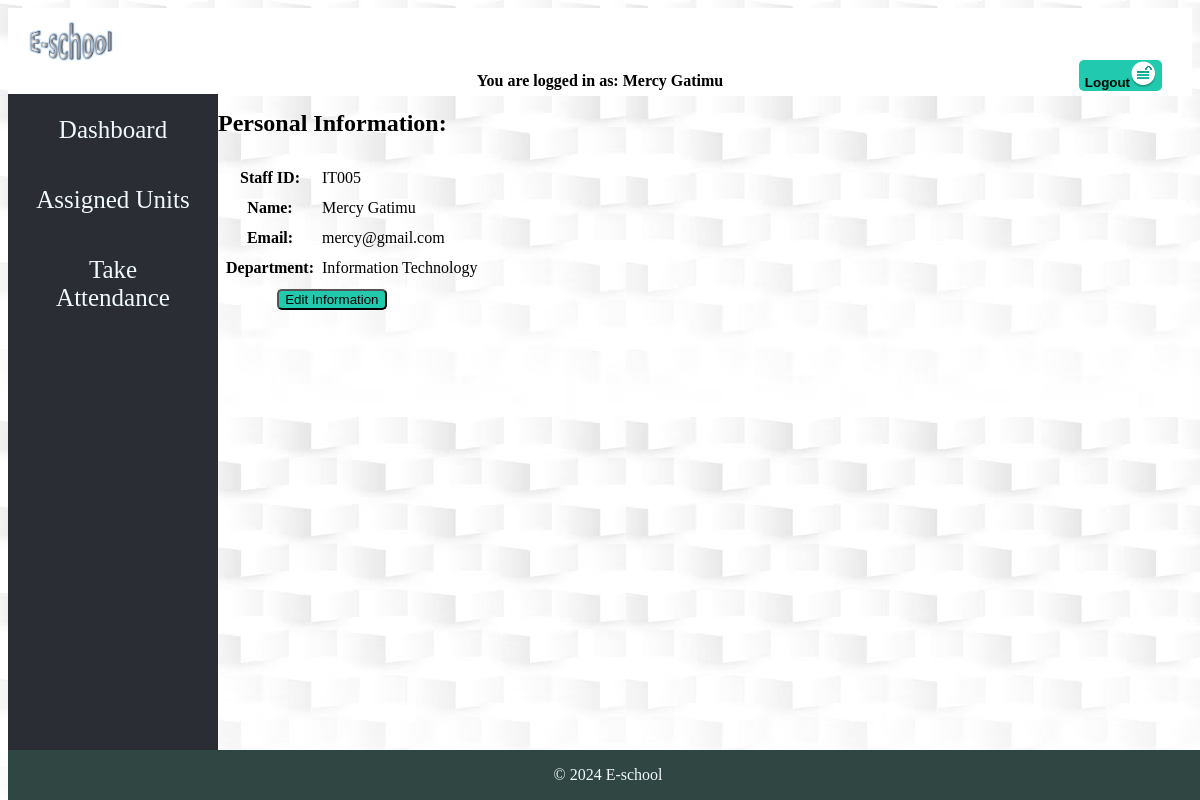
/lecturers/profile/ (signed in), run on the app's committed database.
### mysite/models.py (models this page shows, shortened)
class LecturerProfile(models.Model):
    user = models.OneToOneField(User, on_delete=models.CASCADE)
    department = models.ForeignKey(Department, on_delete=models.CASCADE)
    name = models.CharField(max_length=50)
    staff_id = models.CharField(max_length=30, unique=True)
    email = models.EmailField(unique=True)

class Department(models.Model):
    name = models.CharField(max_length=100)
    code = models.CharField(max_length=20, unique=True)
    def __str__(self):
        return self.name

### mysite/views.py (the view)
# urls.py: path('lecturers/profile/', views.lecturer_profile,
def lecturer_profile(request):
    if request.user.is_authenticated:
        try:
            lecturer_profile = LecturerProfile.objects.get(user=request.user)
        except LecturerProfile.DoesNotExist:
            lecturer_profile = None
        return render(request, 'lecturer_profile.html', {'lecturer_profile': lecturer_profile})
    else:
        return render(request, 'login.html')

### mysite/Templates/lecturer_profile.html
{% extends "lecturer_dashboard.html" %}
{% block content %}
<h2>Personal Information:</h2>
{% if lecturer_profile %}
<table class="profile">
    <tr>
        <th>Staff ID: </th>
        <td>{{lecturer_profile.staff_id}}</td>
    </tr>
    <tr>
        <th>Name: </th>
        <td>{{lecturer_profile.name}}</td>
    </tr>
    <tr>
        <th>Email: </th>
        <td>{{lecturer_profile.email}}</td>
    </tr>
    <tr>
        <th>Department: </th>
        <td>{{lecturer_profile.department}}</td>
    </tr>
</table>
    <a href="{%url 'lecturer_update'%}"><button type="submit" class="button">Edit Information</button></a>
    {% else %}
    <p>No profile found for the logged-in user.</p>
    <a href="{% url 'lecturer_update' %}"><button type="submit">Add Information</button></a>
    {% endif %}
{%endblock%}

### mysite/Templates/lecturer_dashboard.html (shortened to what this page needs)
<!DOCTYPE html>
<html lang="en">
<head>
    {% load static %}
    <link rel="stylesheet" href="{% static 'css/styles.css' %}">
</head>
<body>
    <header>
        <div class="header">
            <img src="{% static 'images/logoE.png' %}" alt="Logo">
        </div>
        <div class="user">
            <center><p>You are logged in as: {{ lecturer_profile.name }}</p></canter>
            </div>
        <div class="logout_btn">
            <a href="{% url 'logout' %}"><button>Logout<img src="{% static 'images/btn-login-hover.png' %}"></button></a>
        </div>
        <nav class="sidenav">
            <table>
              <tr><td><a href="{% url 'lecturer_profile' %}">Dashboard</a></td></tr>
              <tr><td><a href="{% url 'assigned_units' %}">Assigned Units</a></td></tr>
              <tr><td><a href="{% url 'take_attendance' %}">Take Attendance</a></td></tr>
            </table>
        </nav>
    </header>
    <main>
        {% block content %}
        {% endblock %}
    </main>
    <footer>
        <div class="footer">
        <p>&copy; 2024 E-school</p>
    </div>
    </footer>
</body>
</html>

### mysite/static/css/styles.css (style rules this page uses)
body { background-image: url('../images/bg1.avif'); background-color: aliceblue; }
.header { width: 100%; background-color: white; height: 11vh; padding: 0; margin: 0; overflow: hidden; }
.header img { width: 100px; padding: 12px; }
.user p { margin-top: -3vh; font-weight: bold; }
.logout_btn { margin: 20px 30px 0 20px; }
.logout_btn button { float: right; margin-top: -50px; font-weight: bold; background-color: rgb(33, 202, 174); border: 0; border-radius: 5px 5px 5px 5px; }
.sidenav { margin-top: -2vh; width: 210px; height: 82vh; float: left; background-color: #2A2D33; overflow: hidden; height: 82vh; }
.sidenav td { margin: auto; text-align: center; border-spacing: 20px; padding: 20px; }
.sidenav a { text-decoration: none; font-size: 25px; color: aliceblue; }
footer { overflow: hidden; display: block; background-color: rgb(47, 70, 66); color: aliceblue; bottom: 0; position: absolute; width: 100%; text-align: center; }
.profile { display: flex; border: 1px; padding: 5px; }
.profile td { padding: 5px; font-size: 16px; }
.button { margin-left: 5%; background-color: rgb(33, 202, 174); border-radius: 5px; }

### data on the page
LecturerProfile: name "Mercy Gatimu", staff_id "IT005", email "mercy@gmail.com", department "Information Technology"
